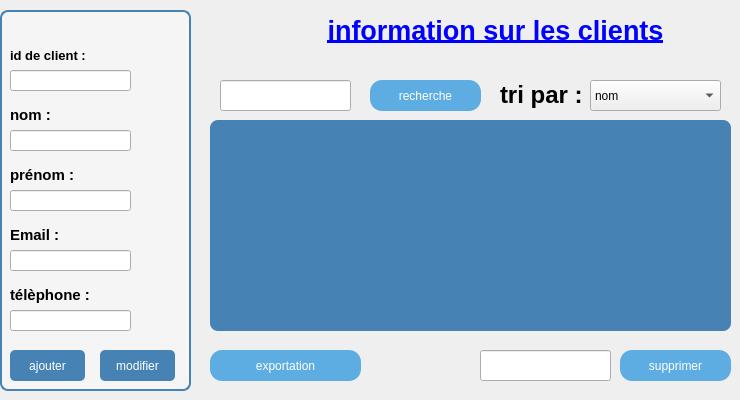
      <widget class="QWidget" name="widget">
       <attribute name="title">
        <string>ajouter</string>
       </attribute>
       <widget class="QGroupBox" name="groupBox_5">
        <property name="geometry">
         <rect>
          <x>0</x>
          <y>0</y>
          <width>191</width>
          <height>391</height>
         </rect>
        </property>
        <property name="styleSheet">
         <string notr="true">QGroupBox {
	font: 9pt &quot;Segoe UI&quot;;
	font: 900 12pt &quot;Segoe UI&quot;;
    background-color: #f5f5f5;
    border: 2px solid #4682B4;
    border-radius: 8px;
    margin-top: 10px;
}
QPushButton {
    background-color: #4682B4;
    color: white;
    border-radius: 5px;
    padding: 5px;
}
QPushButton:hover {
    background-color: #5A9BD5;
}</string>
        </property>
        <property name="title">
         <string/>
        </property>
        <widget class="QLabel" name="label_19">
         <property name="geometry">
          <rect>
           <x>10</x>
           <y>40</y>
           <width>81</width>
           <height>31</height>
          </rect>
         </property>
         <property name="text">
          <string>&lt;html&gt;&lt;head/&gt;&lt;body&gt;&lt;p&gt;&lt;span style=&quot; font-size:10pt; font-weight:700;&quot;&gt;id de client :&lt;/span&gt;&lt;/p&gt;&lt;/body&gt;&lt;/html&gt;</string>
         </property>
        </widget>
        <widget class="QLineEdit" name="id_client">
         <property name="geometry">
          <rect>
           <x>10</x>
           <y>70</y>
           <width>121</width>
           <height>21</height>
          </rect>
         </property>
        </widget>
        <widget class="QLabel" name="label_20">
         <property name="geometry">
          <rect>
           <x>10</x>
           <y>100</y>
           <width>81</width>
           <height>31</height>
          </rect>
         </property>
         <property name="text">
          <string>&lt;html&gt;&lt;head/&gt;&lt;body&gt;&lt;p&gt;&lt;span style=&quot; font-size:11pt; font-weight:700;&quot;&gt;nom :&lt;/span&gt;&lt;/p&gt;&lt;/body&gt;&lt;/html&gt;</string>
         </property>
        </widget>
        <widget class="QLineEdit" name="nom">
         <property name="geometry">
          <rect>
           <x>10</x>
           <y>130</y>
           <width>121</width>
           <height>21</height>
          </rect>
         </property>
        </widget>
        <widget class="QLabel" name="label_21">
         <property name="geometry">
          <rect>
           <x>10</x>
           <y>160</y>
           <width>81</width>
           <height>31</height>
          </rect>
         </property>
         <property name="text">
          <string>&lt;html&gt;&lt;head/&gt;&lt;body&gt;&lt;p&gt;&lt;span style=&quot; font-size:11pt; font-weight:700;&quot;&gt;prénom :&lt;/span&gt;&lt;/p&gt;&lt;/body&gt;&lt;/html&gt;</string>
         </property>
        </widget>
        <widget class="QLineEdit" name="prenom">
         <property name="geometry">
          <rect>
           <x>10</x>
           <y>190</y>
           <width>121</width>
           <height>21</height>
          </rect>
         </property>
        </widget>
        <widget class="QLabel" name="label_22">
         <property name="geometry">
          <rect>
           <x>10</x>
           <y>220</y>
           <width>81</width>
           <height>31</height>
          </rect>
         </property>
         <property name="text">
          <string>&lt;html&gt;&lt;head/&gt;&lt;body&gt;&lt;p&gt;&lt;span style=&quot; font-size:11pt; font-weight:700;&quot;&gt;Email :&lt;/span&gt;&lt;/p&gt;&lt;/body&gt;&lt;/html&gt;</string>
         </property>
        </widget>
        <widget class="QLineEdit" name="email">
         <property name="geometry">
          <rect>
           <x>10</x>
           <y>250</y>
           <width>121</width>
           <height>21</height>
          </rect>
         </property>
        </widget>
        <widget class="QLabel" name="label_25">
         <property name="geometry">
          <rect>
           <x>10</x>
           <y>280</y>
           <width>81</width>
           <height>31</height>
          </rect>
         </property>
         <property name="text">
          <string>&lt;html&gt;&lt;head/&gt;&lt;body&gt;&lt;p&gt;&lt;span style=&quot; font-size:11pt; font-weight:700;&quot;&gt;télèphone :&lt;/span&gt;&lt;/p&gt;&lt;/body&gt;&lt;/html&gt;</string>
         </property>
        </widget>
        <widget class="QLineEdit" name="telephone">
         <property name="geometry">
          <rect>
           <x>10</x>
           <y>310</y>
           <width>121</width>
           <height>21</height>
          </rect>
         </property>
        </widget>
        <widget class="QPushButton" name="ajouter">
         <property name="geometry">
          <rect>
           <x>10</x>
           <y>350</y>
           <width>75</width>
           <height>31</height>
          </rect>
         </property>
         <property name="styleSheet">
          <string notr="true">font: 900 12pt &quot;Segoe UI&quot;;</string>
         </property>
         <property name="text">
          <string>ajouter</string>
         </property>
        </widget>
        <widget class="QPushButton" name="modifier">
         <property name="geometry">
          <rect>
           <x>100</x>
           <y>350</y>
           <width>75</width>
           <height>31</height>
          </rect>
         </property>
         <property name="styleSheet">
          <string notr="true">font: 900 12pt &quot;Segoe UI&quot;;</string>
         </property>
         <property name="text">
          <string>modifier</string>
         </property>
        </widget>
       </widget>
       <widget class="QPushButton" name="pushButton_10">
        <property name="geometry">
         <rect>
          <x>370</x>
          <y>80</y>
          <width>111</width>
          <height>31</height>
         </rect>
        </property>
        <property name="styleSheet">
         <string notr="true">font: 900 12pt &quot;Segoe UI&quot;;
background-color: #3498db;   /* الأزرق */
    color: white;                /* لون النص */
    border-radius: 12px;         /* الحواف مدوّرة */
    padding: 8px 16px;  
background-color: #5dade2;</string>
        </property>
        <property name="text">
         <string>recherche</string>
        </property>
       </widget>
       <widget class="QLineEdit" name="lineEdit_14">
        <property name="geometry">
         <rect>
          <x>220</x>
          <y>80</y>
          <width>131</width>
          <height>31</height>
         </rect>
        </property>
       </widget>
       <widget class="QLabel" name="label_26">
        <property name="geometry">
         <rect>
          <x>500</x>
          <y>80</y>
          <width>91</width>
          <height>31</height>
         </rect>
        </property>
        <property name="text">
         <string>&lt;html&gt;&lt;head/&gt;&lt;body&gt;&lt;p&gt;&lt;span style=&quot; font-size:18pt; font-weight:700;&quot;&gt;tri par :&lt;/span&gt;&lt;/p&gt;&lt;/body&gt;&lt;/html&gt;</string>
        </property>
       </widget>
       <widget class="QComboBox" name="comboBox_3">
        <property name="geometry">
         <rect>
          <x>590</x>
          <y>80</y>
          <width>131</width>
          <height>31</height>
         </rect>
        </property>
        <property name="styleSheet">
         <string notr="true">font: 900 14pt &quot;Segoe UI&quot;;</string>
        </property>
        <item>
         <property name="text">
          <string>nom</string>
         </property>
        </item>
        <item>
         <property name="text">
          <string>id</string>
         </property>
        </item>
        <item>
         <property name="text">
          <string>prenom</string>
         </property>
        </item>
        <item>
         <property name="text">
          <string>telephone</string>
         </property>
        </item>
        <item>
         <property name="text">
          <string>date</string>
         </property>
        </item>
       </widget>
       <widget class="QPushButton" name="pushButton_11">
        <property name="geometry">
         <rect>
          <x>210</x>
          <y>350</y>
          <width>151</width>
          <height>31</height>
         </rect>
        </property>
        <property name="styleSheet">
         <string notr="true">font: 900 12pt &quot;Segoe UI&quot;;
background-color: #3498db;   /* الأزرق */
    color: white;                /* لون النص */
    border-radius: 12px;         /* الحواف مدوّرة */
    padding: 8px 16px;  
background-color: #5dade2;</string>
        </property>
        <property name="text">
         <string>exportation</string>
        </property>
       </widget>
       <widget class="QPushButton" name="supprimer">
        <property name="geometry">
         <rect>
          <x>620</x>
          <y>350</y>
          <width>111</width>
          <height>31</height>
         </rect>
        </property>
        <property name="styleSheet">
         <string notr="true">font: 900 12pt &quot;Segoe UI&quot;;
background-color: #3498db;   /* الأزرق */
    color: white;                /* لون النص */
    border-radius: 12px;         /* الحواف مدوّرة */
    padding: 8px 16px;  
background-color: #5dade2;</string>
        </property>
        <property name="text">
         <string>supprimer</string>
        </property>
       </widget>
       <widget class="QLabel" name="label_4">
        <property name="geometry">
         <rect>
          <x>290</x>
          <y>10</y>
          <width>411</width>
          <height>41</height>
         </rect>
        </property>
        <property name="text">
         <string>&lt;html&gt;&lt;head/&gt;&lt;body&gt;&lt;p align=&quot;center&quot;&gt;&lt;span style=&quot; font-size:20pt; font-weight:700; text-decoration: underline; color:#0000ff;&quot;&gt;information sur les clients&lt;/span&gt;&lt;/p&gt;&lt;/body&gt;&lt;/html&gt;</string>
        </property>
       </widget>
       <widget class="QTableView" name="tableView">
        <property name="geometry">
         <rect>
          <x>210</x>
          <y>120</y>
          <width>521</width>
          <height>211</height>
         </rect>
        </property>
        <property name="styleSheet">
         <string notr="true">background-color: #4682B4;   /* أزرق غامق */
    color: white;                /* النص أبيض */
          /* لون الخطوط */
    border-radius: 8px;  
</string>
        </property>
       </widget>
       <widget class="QLineEdit" name="id_client_3">
        <property name="geometry">
         <rect>
          <x>480</x>
          <y>350</y>
          <width>131</width>
          <height>31</height>
         </rect>
        </property>
       </widget>
      </widget>
